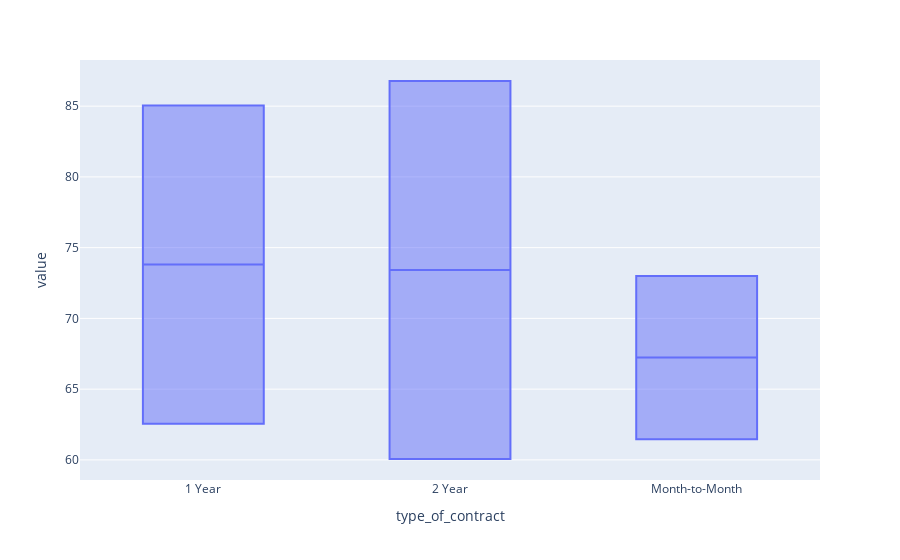

The notebook cell saved with this chart:
### Code cell
# ax = pd.crosstab(index=customer_db.type_of_contract, columns=customer_db.churn, values=customer_db.monthly_charges, aggfunc='mean').plot(kind='box', figsize=(8, 8))
pd.crosstab(index=customer_db.type_of_contract, columns=customer_db.churn, values=customer_db.monthly_charges, aggfunc='mean')
# ax.set_ylabel('Average Monthly price')

ax = customer_db.pivot_table(index='type_of_contract', columns='churn', values='monthly_charges', aggfunc='mean')
ax.T.plot(kind='box')

# ax.set_xlabel("Service Type", fontsize=(12))
# ax.set_ylabel('Average of Monthly Charges', fontsize=(12))

### Figure 1 — Plotly figure (JSON) as saved in the notebook; plotly's stock layout.template omitted (floating-point values rounded to 4 significant figures)
{"data": [{"alignmentgroup": "True", "hovertemplate": "type_of_contract=%{x}<br>value=%{y}<extra></extra>", "legendgroup": "", "marker": {"color": "#636efa"}, "name": "", "notched": false, "offsetgroup": "", "orientation": "v", "showlegend": false, "type": "box", "x": ["1 Year", "1 Year", "2 Year", "2 Year", "Month-to-Month", "Month-to-Month"], "x0": " ", "xaxis": "x", "y": [62.56, 85.05, 60.06, 86.78, 61.46, 72.99], "y0": " ", "yaxis": "y"}], "layout": {"boxmode": "group", "legend": {"tracegroupgap": 0}, "margin": {"t": 60}, "xaxis": {"anchor": "y", "domain": [0, 1], "title": {"text": "type_of_contract"}}, "yaxis": {"anchor": "x", "domain": [0, 1], "title": {"text": "value"}}}}
